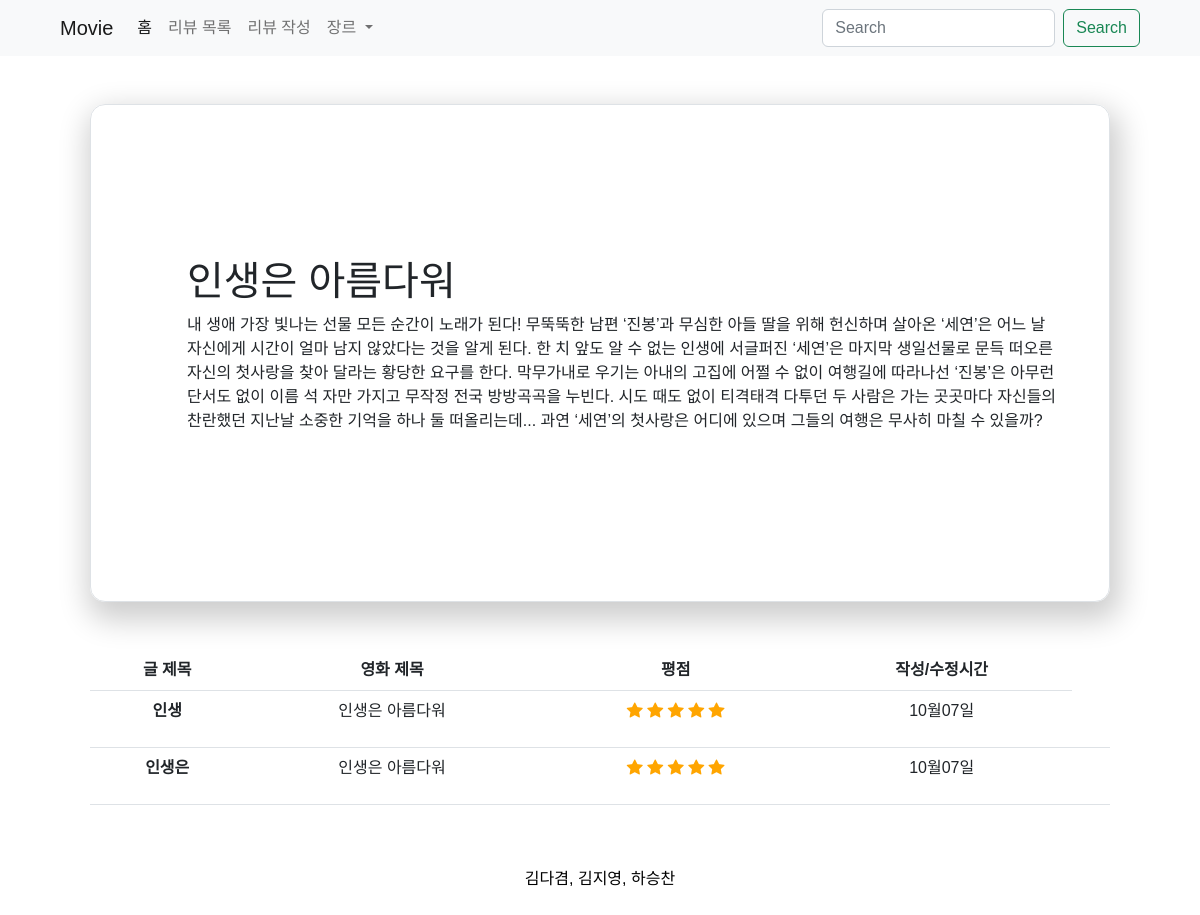
The app's page /movies/2/movie_detail, older data.
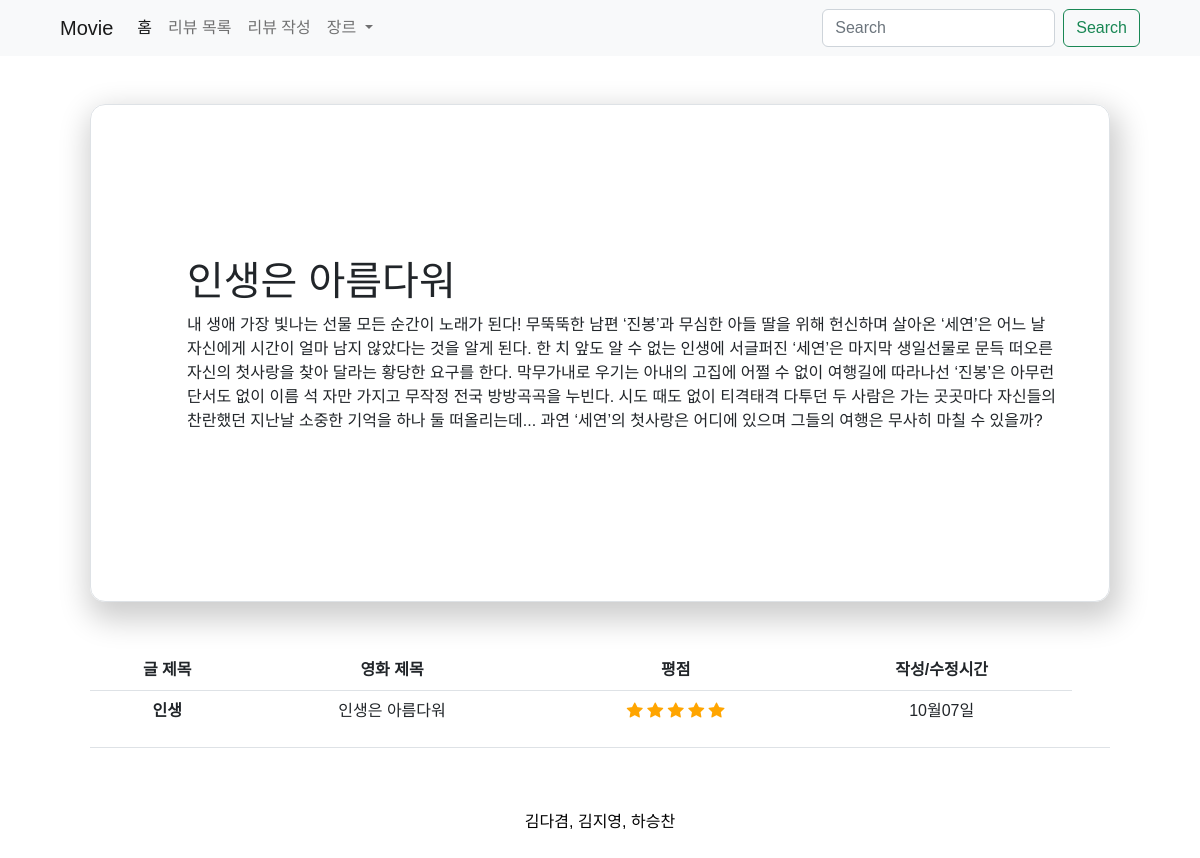
The same page, newer data.
### movies/models.py (models this page shows)
class Movie(models.Model):
    movie_title = models.CharField(max_length=30)
    movie_conent = models.TextField()

class Review(models.Model):
    title = models.CharField(max_length=30)
    content = models.TextField()
    movie_name = models.CharField(max_length=30, choices=title_table)
    grade = models.IntegerField(choices=RATE_CHOICES)
    created_at = models.DateField(auto_now_add=True)
    updated_at = models.DateField(auto_now=True)
    genre = models.CharField(max_length=5, choices=genre_table)

### movies/views.py (the view)
# urls.py: path("<int:pk>/movie_detail", views.movie_detail, name="movie_detail"),
def movie_detail(request, pk):
    movie = Movie.objects.get(pk=pk)
    movie_get_title = movie.movie_title
    movie_filter = Review.objects.filter(movie_name=movie_get_title)
    dt_img_list = {
    2: 'https://an2-img.amz.wtchn.net/image/v2/chphdsVeY3rZbgV09N1kSw.jpg?jwt=ZXlKaGJHY2lPaUpJVXpJMU5pSjkuZXlKdmNIUnpJanBiSW1SZk5Ea3dlRGN3TUhFNE1DSmRMQ0p3SWpvaUwzWXlMM04wYjNKbEwybHRZV2RsTHpFMk5qSTFNekUyT0RBM016azRPVE00TlRRaWZRLjE0aGxoN2lkS3dZX1ZqVWd2MHlJeEpULXV3WlZRcjU1dllMNnVVaEVCc0U',
    3: 'https://an2-img.amz.wtchn.net/image/v2/8_d-c7PXw6gZ4kbRV0z4EA.jpg?jwt=ZXlKaGJHY2lPaUpJVXpJMU5pSjkuZXlKdmNIUnpJanBiSW1SZk5Ea3dlRGN3TUhFNE1DSmRMQ0p3SWpvaUwzWXlMM04wYjNKbEwybHRZV2RsTHpFMk5qSTFNekU1TVRJeE1EWXlNRGN4T0RraWZRLnNLb1ZqWTIxcnZscXZnR2xVOVNRTnJQcEpoUHl6bTRLaG1YUTl5SFNwMnM',
    4: 'https://an2-img.amz.wtchn.net/image/v2/A3w93ZJKG1mmpfhnT4fviA.jpg?jwt=ZXlKaGJHY2lPaUpJVXpJMU5pSjkuZXlKdmNIUnpJanBiSW1SZk5Ea3dlRGN3TUhFNE1DSmRMQ0p3SWpvaUwzWXlMM04wYjNKbEwybHRZV2RsTHpFMk5qRTJPVFF4TWprMU1EVTROakkwTVRjaWZRLjhlVmVkcUhkQzVSa1E3R1VCc1lKSG92aW9KdlZRSDljTk00UmVyYk1ibnM',
    5: 'https://an2-img.amz.wtchn.net/image/v2/LORpaHa1ccOKSEB_1aS6SA.jpg?jwt=ZXlKaGJHY2lPaUpJVXpJMU5pSjkuZXlKdmNIUnpJanBiSW1SZk5Ea3dlRGN3TUhFNE1DSmRMQ0p3SWpvaUwzWXlMM04wYjNKbEwybHRZV2RsTHpFMk16STNPVEU0TWprek1ERXpOVGd5TkRraWZRLkcxY2d5eFQzY193WmhINm5wUkdZTFFKRmJDbHVoai1sME9wUDNMMFV0aUE',
    6: 'https://an2-img.amz.wtchn.net/image/v2/b-HjLSBuEhkWB1VylnIeyA.jpg?jwt=ZXlKaGJHY2lPaUpJVXpJMU5pSjkuZXlKdmNIUnpJanBiSW1SZk5Ea3dlRGN3TUhFNE1DSmRMQ0p3SWpvaUwzWXlMM04wYjNKbEwybHRZV2RsTHpFMk5qTXpNVE15TkRnME5UWTRNakEwT0RJaWZRLmp4Qk9lS3MtdnVrU093V1k0NFpfVjBoWUlUUE9WT3JiOFhKclM0UTJuVWc',
    7: 'https://an2-img.amz.wtchn.net/image/v2/Oa-1ShMGkP6KeN0oMtbysQ.jpg?jwt=ZXlKaGJHY2lPaUpJVXpJMU5pSjkuZXlKdmNIUnpJanBiSW1SZk5Ea3dlRGN3TUhFNE1DSmRMQ0p3SWpvaUwzWXlMM04wYjNKbEwybHRZV2RsTHpFMk5qTTRNVE0zTURZME9EVXhNamN4TXpBaWZRLkk4dF80SkZLQkQ3Tld1c3JQMXR3Y1R1UkRPUW5CNVliemNzM0NlamdEWjQ',
    8: 'https://an2-img.amz.wtchn.net/image/v2/bw4jfVYFEl8JQKAtu6btTA.jpg?jwt=ZXlKaGJHY2lPaUpJVXpJMU5pSjkuZXlKdmNIUnpJanBiSW1SZk5Ea3dlRGN3TUhFNE1DSmRMQ0p3SWpvaUwzWXhMM2x5WVRKM1pqRmtOSFJoYkc5NU5YRXpPWFYzSW4wLmF5Wk5HNmhtejZsVF9UVU83ZXpYV015ak95UDZVdkR5ZlRNTzJKX2NVUG8',
    9: 'https://an2-img.amz.wtchn.net/image/v2/jSs8bTuAHmCKAs7W_B730A.jpg?jwt=ZXlKaGJHY2lPaUpJVXpJMU5pSjkuZXlKdmNIUnpJanBiSW1SZk5Ea3dlRGN3TUhFNE1DSmRMQ0p3SWpvaUwzWXlMM04wYjNKbEwybHRZV2RsTHpFMk5qTTRNVFF4TXpnMk1EY3pNVGt5T1RnaWZRLnNmOTMtay1qbG0zN1F6a0taSkg3RWdWUjc3SlNaSktHcE5sMEZSNlJxOTA',}
    poster_img= dt_img_list.get(pk)
    context = {
        'movie': movie,
        'movie_filter': movie_filter,
        'poster_img':poster_img
    }
    return render(request, 'movies/movie_detail.html', context)

### movies/templates/movies/movie_detail.html (shortened to what this page needs)
{% extends 'base.html' %}
{% block content %}
  <div class="container p-5">
    <div class="d-flex border p-5" style="height: 100%; box-shadow: 4px 12px 30px 6px rgb(0 0 0 / 20%); border-radius: 15px;">
      <div class="my-auto ms-5">
        <h1>{{ movie.movie_title }}</h1>
        <p>{{ movie.movie_conent }}</p>
      </div>
    </div>
    <table class="table text-center mt-5">
      <thead>
        <tr>
          <th scope="col">글 제목</th>
          <th scope="col">영화 제목</th>
          <th scope="col">평점</th>
          <th scope="col">작성/수정시간</th>
        </tr>
      </thead>
      <tbody class="mb-0">
        {% for review in movie_filter %}
          <tr>
            <th scope="row">
              <a href="{% url 'movies:detail' review.pk %}" class="text-decoration-none text-dark">{{ review.title }}</a>
            </th>
            <td>{{ review.movie_name }}</td>
            <td>
              {% if review.grade == 5 %}
                <p>
                  <i class="bi bi-star-fill" style="color:orange;"></i>
                  <i class="bi bi-star-fill" style="color:orange;"></i>
                  <i class="bi bi-star-fill" style="color:orange;"></i>
                  <i class="bi bi-star-fill" style="color:orange;"></i>
                  <i class="bi bi-star-fill" style="color:orange;"></i>
                </p>
              {% endif %}
            </td>
            <td>
              {% if review.created_at == review.updated_at %}
                {{ review.created_at|date:'m월d일' }}
              {% endif %}
            </td>
            <td>
            </td>
          </tr>
        {% endfor %}
      </tbody>
    </table>
  </div>
{% endblock %}

### templates/base.html (shortened to what this page needs)
<!DOCTYPE html>
<html lang="en">
  <head>
    <link href="https://cdn.jsdelivr.net/npm/bootstrap@5.2.2/dist/css/bootstrap.min.css" rel="stylesheet">
    <link rel="stylesheet" href="https://cdn.jsdelivr.net/npm/bootstrap-icons@1.9.1/font/bootstrap-icons.css">
  </head>
  <body>
    <header>
      <nav class="navbar navbar-expand-lg bg-light px-5">
        <div class="container-fluid">
          <a class="navbar-brand" href="/movies">Movie</a>
          <div class="collapse navbar-collapse" id="navbarSupportedContent">
            <ul class="navbar-nav me-auto mb-2 mb-lg-0">
              <li class="nav-item">
                <a class="nav-link active" aria-current="page" href="/movies">홈</a>
              </li>
              <li class="nav-item">
                <a class="nav-link" href="/movies/index">리뷰 목록</a>
              </li>
              <li class="nav-item">
                <a class="nav-link" href="/movies/create">리뷰 작성</a>
              </li>
              <li class="nav-item dropdown">
                <a class="nav-link dropdown-toggle" href="#" role="button" data-bs-toggle="dropdown" aria-expanded="false">
                  장르
                </a>
              </li>
            </ul>
            <form class="d-flex" role="search" method="GET" action="{% url 'movies:search' %}">
              <input class="form-control me-2" name="search" type="search" placeholder="Search" aria-label="Search">
              <button class="btn btn-outline-success" type="submit">Search</button>
            </form>
          </div>
        </div>
      </nav>
    </header>
    <section>
      <div class="container">
        {% block content %}{% endblock %}
      </div>
    </section>
    <footer>
      <div class="box bg-color-gray text-black sticky-bottom text-center mb-5">
        <h6>김다겸, 김지영, 하승찬</h6>
      </div>
    </footer>
  </body>
</html>

### templates/base.html (style rules this page uses)
* { font-family: "Noto Sans KR", sans-serif; }

Row changes from the older to the newer data that the page shows:
removed Review: title "인생은", movie_name "인생은 아름다워", grade 5 (drawn), created_at "10월07일"
